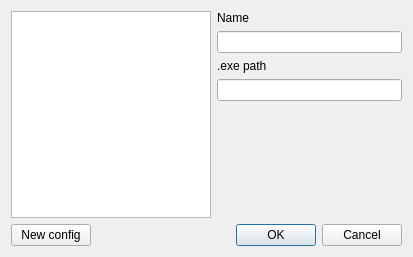
<?xml version="1.0" encoding="UTF-8"?>
<ui version="4.0">
 <class>ConfigDialog</class>
 <widget class="QDialog" name="ConfigDialog">
  <property name="geometry">
   <rect>
    <x>0</x>
    <y>0</y>
    <width>413</width>
    <height>257</height>
   </rect>
  </property>
  <property name="windowTitle">
   <string>Edit configs</string>
  </property>
  <layout class="QVBoxLayout" name="verticalLayout">
   <item>
    <layout class="QHBoxLayout" name="horizontalLayout">
     <item>
      <widget class="QListView" name="listView">
       <property name="maximumSize">
        <size>
         <width>200</width>
         <height>16777215</height>
        </size>
       </property>
      </widget>
     </item>
     <item>
      <layout class="QVBoxLayout" name="verticalLayout_2">
       <item>
        <widget class="QLabel" name="label">
         <property name="text">
          <string>Name</string>
         </property>
        </widget>
       </item>
       <item>
        <widget class="QLineEdit" name="name"/>
       </item>
       <item>
        <widget class="QLabel" name="label_2">
         <property name="text">
          <string>.exe path</string>
         </property>
        </widget>
       </item>
       <item>
        <widget class="QLineEdit" name="exePath">
         <property name="minimumSize">
          <size>
           <width>150</width>
           <height>0</height>
          </size>
         </property>
        </widget>
       </item>
       <item>
        <spacer name="verticalSpacer">
         <property name="orientation">
          <enum>Qt::Vertical</enum>
         </property>
         <property name="sizeHint" stdset="0">
          <size>
           <width>20</width>
           <height>40</height>
          </size>
         </property>
        </spacer>
       </item>
      </layout>
     </item>
    </layout>
   </item>
   <item>
    <layout class="QHBoxLayout" name="horizontalLayout_2">
     <item>
      <widget class="QPushButton" name="newConfigButton">
       <property name="text">
        <string>New config</string>
       </property>
      </widget>
     </item>
     <item>
      <widget class="QDialogButtonBox" name="buttonBox">
       <property name="orientation">
        <enum>Qt::Horizontal</enum>
       </property>
       <property name="standardButtons">
        <set>QDialogButtonBox::Cancel|QDialogButtonBox::Ok</set>
       </property>
      </widget>
     </item>
    </layout>
   </item>
  </layout>
 </widget>
 <resources/>
 <connections>
  <connection>
   <sender>buttonBox</sender>
   <signal>accepted()</signal>
   <receiver>ConfigDialog</receiver>
   <slot>accept()</slot>
   <hints>
    <hint type="sourcelabel">
     <x>248</x>
     <y>254</y>
    </hint>
    <hint type="destinationlabel">
     <x>157</x>
     <y>274</y>
    </hint>
   </hints>
  </connection>
  <connection>
   <sender>buttonBox</sender>
   <signal>rejected()</signal>
   <receiver>ConfigDialog</receiver>
   <slot>reject()</slot>
   <hints>
    <hint type="sourcelabel">
     <x>316</x>
     <y>260</y>
    </hint>
    <hint type="destinationlabel">
     <x>286</x>
     <y>274</y>
    </hint>
   </hints>
  </connection>
 </connections>
</ui>
